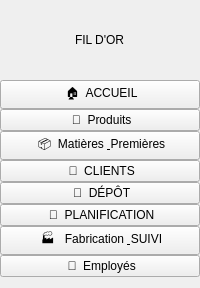
     <widget class="QFrame" name="frame_sidebar">
      <layout class="QVBoxLayout" name="vl_nav">
       <property name="spacing">
        <number>0</number>
       </property>
       <property name="leftMargin">
        <number>0</number>
       </property>
       <property name="topMargin">
        <number>0</number>
       </property>
       <property name="rightMargin">
        <number>0</number>
       </property>
       <item>
        <layout class="QHBoxLayout" name="logo.png">
         <property name="spacing">
          <number>15</number>
         </property>
         <property name="leftMargin">
          <number>20</number>
         </property>
         <property name="topMargin">
          <number>20</number>
         </property>
         <property name="rightMargin">
          <number>10</number>
         </property>
         <property name="bottomMargin">
          <number>20</number>
         </property>
         <item>
          <widget class="QLabel" name="l_logo_img">
           <property name="minimumSize">
            <size>
             <width>40</width>
             <height>40</height>
            </size>
           </property>
           <property name="maximumSize">
            <size>
             <width>40</width>
             <height>40</height>
            </size>
           </property>
           <property name="pixmap">
            <pixmap>:/logo.png</pixmap>
           </property>
           <property name="scaledContents">
            <bool>true</bool>
           </property>
          </widget>
         </item>
         <item>
          <widget class="QLabel" name="l_app_title">
           <property name="text">
            <string>FIL D'OR</string>
           </property>
          </widget>
         </item>
        </layout>
       </item>
       <item>
        <widget class="QPushButton" name="btn_nav_dashboard">
         <property name="text">
          <string> 🏠  ACCUEIL</string>
         </property>
         <property name="class" stdset="0">
          <string>nav_btn</string>
         </property>
        </widget>
       </item>
       <item>
        <widget class="QPushButton" name="btn_nav_produit">
         <property name="text">
          <string> 👜  Produits</string>
         </property>
         <property name="class" stdset="0">
          <string>nav_btn</string>
         </property>
        </widget>
       </item>
       <item>
        <widget class="QPushButton" name="btn_nav_stock">
         <property name="text">
          <string> 📦  Matières &amp; Premières</string>
         </property>
         <property name="class" stdset="0">
          <string>nav_btn</string>
         </property>
        </widget>
       </item>
       <item>
        <widget class="QPushButton" name="btn_nav_clients">
         <property name="text">
          <string> 🧾  CLIENTS</string>
         </property>
         <property name="class" stdset="0">
          <string>nav_btn</string>
         </property>
        </widget>
       </item>
       <item>
        <widget class="QPushButton" name="btn_nav_depot">
         <property name="text">
          <string> 🏬  DÉPÔT</string>
         </property>
         <property name="class" stdset="0">
          <string>nav_btn</string>
         </property>
        </widget>
       </item>
       <item>
        <widget class="QPushButton" name="btn_nav_planif">
         <property name="text">
          <string> 📅  PLANIFICATION</string>
         </property>
         <property name="class" stdset="0">
          <string>nav_btn</string>
         </property>
        </widget>
       </item>
       <item>
        <widget class="QPushButton" name="btn_nav_fab">
         <property name="text">
          <string> 🏭   Fabrication &amp; SUIVI</string>
         </property>
         <property name="class" stdset="0">
          <string>nav_btn</string>
         </property>
        </widget>
       </item>
       <item>
        <widget class="QPushButton" name="btn_nav_rh">
         <property name="text">
          <string> 👥  Employés</string>
         </property>
         <property name="class" stdset="0">
          <string>nav_btn</string>
         </property>
        </widget>
       </item>
       <item>
        <spacer name="vs">
         <property name="orientation">
          <enum>Qt::Orientation::Vertical</enum>
         </property>
         <property name="sizeHint" stdset="0">
          <size>
           <width>0</width>
           <height>0</height>
          </size>
         </property>
        </spacer>
       </item>
      </layout>
     </widget>
